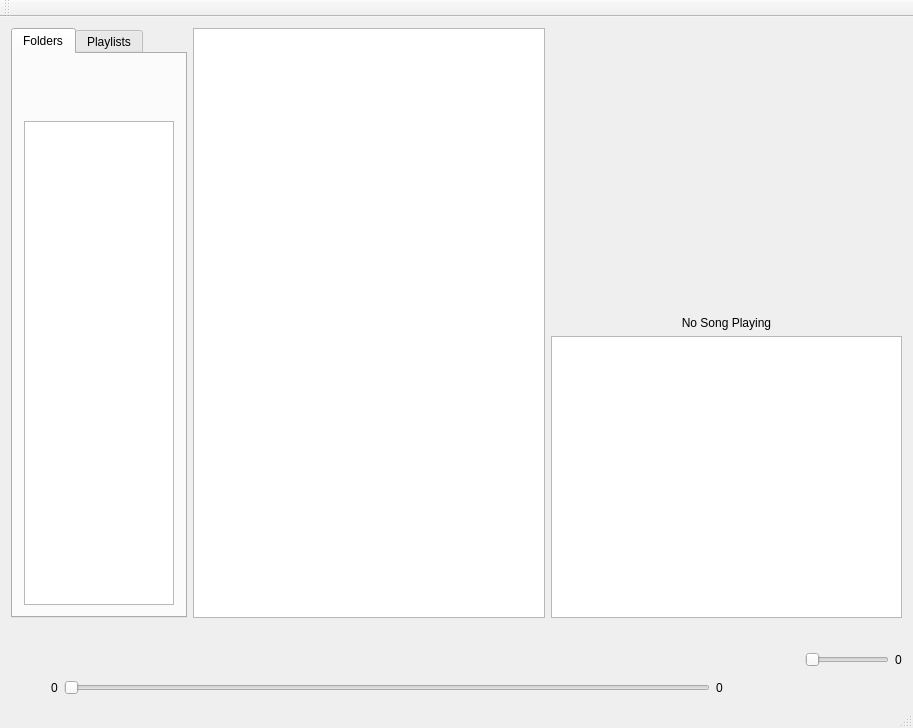
<?xml version="1.0" encoding="UTF-8"?>
<ui version="4.0">
 <class>ZenPlayerClass</class>
 <widget class="QMainWindow" name="ZenPlayerClass">
  <property name="geometry">
   <rect>
    <x>0</x>
    <y>0</y>
    <width>913</width>
    <height>728</height>
   </rect>
  </property>
  <property name="windowTitle">
   <string>ZenPlayer</string>
  </property>
  <widget class="QWidget" name="centralWidget">
   <layout class="QGridLayout" name="gridLayout">
    <item row="0" column="0">
     <layout class="QHBoxLayout" name="horizontalLayout_5">
      <item>
       <widget class="QTabWidget" name="tabWidget">
        <property name="sizePolicy">
         <sizepolicy hsizetype="Minimum" vsizetype="Expanding">
          <horstretch>0</horstretch>
          <verstretch>0</verstretch>
         </sizepolicy>
        </property>
        <property name="currentIndex">
         <number>0</number>
        </property>
        <widget class="QWidget" name="folderTab">
         <attribute name="title">
          <string>Folders</string>
         </attribute>
         <layout class="QVBoxLayout" name="verticalLayout_2">
          <item>
           <widget class="QPushButton" name="addFolderButton">
            <property name="sizePolicy">
             <sizepolicy hsizetype="Minimum" vsizetype="Fixed">
              <horstretch>0</horstretch>
              <verstretch>0</verstretch>
             </sizepolicy>
            </property>
            <property name="cursor">
             <cursorShape>PointingHandCursor</cursorShape>
            </property>
            <property name="toolTip">
             <string>Open Folder</string>
            </property>
            <property name="styleSheet">
             <string notr="true">border-radius: 25px;
width: 50px;
height: 50px</string>
            </property>
            <property name="text">
             <string/>
            </property>
            <property name="icon">
             <iconset resource="ZenPlayer.qrc">
              <normaloff>:/pics/pics/add.png</normaloff>:/pics/pics/add.png</iconset>
            </property>
            <property name="iconSize">
             <size>
              <width>50</width>
              <height>50</height>
             </size>
            </property>
           </widget>
          </item>
          <item>
           <widget class="QListWidget" name="foldersListWidget">
            <property name="sizePolicy">
             <sizepolicy hsizetype="Maximum" vsizetype="Expanding">
              <horstretch>0</horstretch>
              <verstretch>0</verstretch>
             </sizepolicy>
            </property>
            <property name="maximumSize">
             <size>
              <width>150</width>
              <height>16777215</height>
             </size>
            </property>
           </widget>
          </item>
         </layout>
        </widget>
        <widget class="QWidget" name="playlistTab">
         <attribute name="title">
          <string>Playlists</string>
         </attribute>
         <layout class="QVBoxLayout" name="verticalLayout_3">
          <item>
           <widget class="QPushButton" name="addPlaylistButton">
            <property name="sizePolicy">
             <sizepolicy hsizetype="Minimum" vsizetype="Fixed">
              <horstretch>0</horstretch>
              <verstretch>0</verstretch>
             </sizepolicy>
            </property>
            <property name="cursor">
             <cursorShape>PointingHandCursor</cursorShape>
            </property>
            <property name="toolTip">
             <string>Create Playlist</string>
            </property>
            <property name="styleSheet">
             <string notr="true">border-radius: 25px;
width: 50px;
height: 50px</string>
            </property>
            <property name="text">
             <string/>
            </property>
            <property name="icon">
             <iconset resource="ZenPlayer.qrc">
              <normaloff>:/pics/pics/add.png</normaloff>:/pics/pics/add.png</iconset>
            </property>
            <property name="iconSize">
             <size>
              <width>50</width>
              <height>50</height>
             </size>
            </property>
           </widget>
          </item>
          <item>
           <widget class="QListWidget" name="playlistListWidget">
            <property name="sizePolicy">
             <sizepolicy hsizetype="Maximum" vsizetype="Expanding">
              <horstretch>0</horstretch>
              <verstretch>0</verstretch>
             </sizepolicy>
            </property>
            <property name="maximumSize">
             <size>
              <width>150</width>
              <height>16777215</height>
             </size>
            </property>
           </widget>
          </item>
         </layout>
        </widget>
       </widget>
      </item>
      <item>
       <widget class="QListWidget" name="tracksListWidget">
        <property name="sizePolicy">
         <sizepolicy hsizetype="Expanding" vsizetype="Expanding">
          <horstretch>0</horstretch>
          <verstretch>0</verstretch>
         </sizepolicy>
        </property>
       </widget>
      </item>
      <item>
       <layout class="QVBoxLayout" name="verticalLayout_4">
        <item>
         <widget class="QLabel" name="trackPicLabel">
          <property name="sizePolicy">
           <sizepolicy hsizetype="MinimumExpanding" vsizetype="MinimumExpanding">
            <horstretch>0</horstretch>
            <verstretch>0</verstretch>
           </sizepolicy>
          </property>
          <property name="text">
           <string/>
          </property>
         </widget>
        </item>
        <item>
         <widget class="QLabel" name="trackInfoLabel">
          <property name="sizePolicy">
           <sizepolicy hsizetype="MinimumExpanding" vsizetype="Minimum">
            <horstretch>0</horstretch>
            <verstretch>0</verstretch>
           </sizepolicy>
          </property>
          <property name="text">
           <string>No Song Playing</string>
          </property>
          <property name="alignment">
           <set>Qt::AlignmentFlag::AlignCenter</set>
          </property>
         </widget>
        </item>
        <item>
         <widget class="QListWidget" name="queueListWidget">
          <property name="sizePolicy">
           <sizepolicy hsizetype="Expanding" vsizetype="Expanding">
            <horstretch>0</horstretch>
            <verstretch>0</verstretch>
           </sizepolicy>
          </property>
         </widget>
        </item>
       </layout>
      </item>
     </layout>
    </item>
    <item row="1" column="0">
     <layout class="QHBoxLayout" name="horizontalLayout_4">
      <item>
       <spacer name="horizontalSpacer_2">
        <property name="orientation">
         <enum>Qt::Orientation::Horizontal</enum>
        </property>
        <property name="sizeType">
         <enum>QSizePolicy::Policy::Minimum</enum>
        </property>
        <property name="sizeHint" stdset="0">
         <size>
          <width>40</width>
          <height>20</height>
         </size>
        </property>
       </spacer>
      </item>
      <item>
       <layout class="QVBoxLayout" name="verticalLayout">
        <item>
         <layout class="QHBoxLayout" name="horizontalLayout_3">
          <item>
           <spacer name="horizontalSpacer_3">
            <property name="orientation">
             <enum>Qt::Orientation::Horizontal</enum>
            </property>
            <property name="sizeHint" stdset="0">
             <size>
              <width>40</width>
              <height>20</height>
             </size>
            </property>
           </spacer>
          </item>
          <item>
           <widget class="QPushButton" name="shuffleButton">
            <property name="cursor">
             <cursorShape>PointingHandCursor</cursorShape>
            </property>
            <property name="toolTip">
             <string>Enable shuffle</string>
            </property>
            <property name="styleSheet">
             <string notr="true">border-radius: 15px;
width: 30px;
height: 30px;</string>
            </property>
            <property name="text">
             <string/>
            </property>
            <property name="icon">
             <iconset resource="ZenPlayer.qrc">
              <normaloff>:/pics/pics/cycle.png</normaloff>:/pics/pics/cycle.png</iconset>
            </property>
            <property name="iconSize">
             <size>
              <width>30</width>
              <height>30</height>
             </size>
            </property>
           </widget>
          </item>
          <item>
           <spacer name="horizontalSpacer_8">
            <property name="orientation">
             <enum>Qt::Orientation::Horizontal</enum>
            </property>
            <property name="sizeType">
             <enum>QSizePolicy::Policy::Fixed</enum>
            </property>
            <property name="sizeHint" stdset="0">
             <size>
              <width>10</width>
              <height>20</height>
             </size>
            </property>
           </spacer>
          </item>
          <item>
           <widget class="QPushButton" name="previousButton">
            <property name="enabled">
             <bool>false</bool>
            </property>
            <property name="cursor">
             <cursorShape>PointingHandCursor</cursorShape>
            </property>
            <property name="toolTip">
             <string>Previous</string>
            </property>
            <property name="styleSheet">
             <string notr="true">border-radius: 17.5px;
width: 35px;
height: 35px;</string>
            </property>
            <property name="text">
             <string/>
            </property>
            <property name="icon">
             <iconset resource="ZenPlayer.qrc">
              <normaloff>:/pics/pics/previous.png</normaloff>:/pics/pics/previous.png</iconset>
            </property>
            <property name="iconSize">
             <size>
              <width>35</width>
              <height>35</height>
             </size>
            </property>
           </widget>
          </item>
          <item>
           <spacer name="horizontalSpacer_7">
            <property name="orientation">
             <enum>Qt::Orientation::Horizontal</enum>
            </property>
            <property name="sizeType">
             <enum>QSizePolicy::Policy::Fixed</enum>
            </property>
            <property name="sizeHint" stdset="0">
             <size>
              <width>10</width>
              <height>20</height>
             </size>
            </property>
           </spacer>
          </item>
          <item>
           <widget class="QPushButton" name="playButton">
            <property name="enabled">
             <bool>false</bool>
            </property>
            <property name="cursor">
             <cursorShape>PointingHandCursor</cursorShape>
            </property>
            <property name="toolTip">
             <string>Play</string>
            </property>
            <property name="styleSheet">
             <string notr="true">border-radius: 25px;
width: 50px;
height: 50px;</string>
            </property>
            <property name="text">
             <string/>
            </property>
            <property name="icon">
             <iconset resource="ZenPlayer.qrc">
              <normaloff>:/pics/pics/play.png</normaloff>:/pics/pics/play.png</iconset>
            </property>
            <property name="iconSize">
             <size>
              <width>50</width>
              <height>50</height>
             </size>
            </property>
           </widget>
          </item>
          <item>
           <spacer name="horizontalSpacer_6">
            <property name="orientation">
             <enum>Qt::Orientation::Horizontal</enum>
            </property>
            <property name="sizeType">
             <enum>QSizePolicy::Policy::Fixed</enum>
            </property>
            <property name="sizeHint" stdset="0">
             <size>
              <width>10</width>
              <height>20</height>
             </size>
            </property>
           </spacer>
          </item>
          <item>
           <widget class="QPushButton" name="nextButton">
            <property name="enabled">
             <bool>false</bool>
            </property>
            <property name="cursor">
             <cursorShape>PointingHandCursor</cursorShape>
            </property>
            <property name="toolTip">
             <string>Next</string>
            </property>
            <property name="styleSheet">
             <string notr="true">border-radius: 17.5px;
width: 35px;
height: 35px;</string>
            </property>
            <property name="text">
             <string/>
            </property>
            <property name="icon">
             <iconset resource="ZenPlayer.qrc">
              <normaloff>:/pics/pics/next.png</normaloff>:/pics/pics/next.png</iconset>
            </property>
            <property name="iconSize">
             <size>
              <width>35</width>
              <height>35</height>
             </size>
            </property>
           </widget>
          </item>
          <item>
           <spacer name="horizontalSpacer_5">
            <property name="orientation">
             <enum>Qt::Orientation::Horizontal</enum>
            </property>
            <property name="sizeType">
             <enum>QSizePolicy::Policy::Fixed</enum>
            </property>
            <property name="sizeHint" stdset="0">
             <size>
              <width>10</width>
              <height>20</height>
             </size>
            </property>
           </spacer>
          </item>
          <item>
           <widget class="QPushButton" name="repeatButton">
            <property name="sizePolicy">
             <sizepolicy hsizetype="Minimum" vsizetype="Fixed">
              <horstretch>0</horstretch>
              <verstretch>0</verstretch>
             </sizepolicy>
            </property>
            <property name="cursor">
             <cursorShape>PointingHandCursor</cursorShape>
            </property>
            <property name="toolTip">
             <string>Enable repeat one</string>
            </property>
            <property name="styleSheet">
             <string notr="true">border-radius: 15px;
width: 30px;
height: 30px;</string>
            </property>
            <property name="text">
             <string/>
            </property>
            <property name="icon">
             <iconset resource="ZenPlayer.qrc">
              <normaloff>:/pics/pics/repeat-all.png</normaloff>:/pics/pics/repeat-all.png</iconset>
            </property>
            <property name="iconSize">
             <size>
              <width>30</width>
              <height>30</height>
             </size>
            </property>
           </widget>
          </item>
          <item>
           <spacer name="horizontalSpacer_4">
            <property name="orientation">
             <enum>Qt::Orientation::Horizontal</enum>
            </property>
            <property name="sizeHint" stdset="0">
             <size>
              <width>40</width>
              <height>20</height>
             </size>
            </property>
           </spacer>
          </item>
         </layout>
        </item>
        <item>
         <layout class="QHBoxLayout" name="horizontalLayout_2">
          <item>
           <widget class="QLabel" name="label">
            <property name="text">
             <string>0</string>
            </property>
           </widget>
          </item>
          <item>
           <widget class="QSlider" name="horizontalSlider_2">
            <property name="minimum">
             <number>1</number>
            </property>
            <property name="maximum">
             <number>100</number>
            </property>
            <property name="orientation">
             <enum>Qt::Orientation::Horizontal</enum>
            </property>
           </widget>
          </item>
          <item>
           <widget class="QLabel" name="label_2">
            <property name="text">
             <string>0</string>
            </property>
           </widget>
          </item>
         </layout>
        </item>
       </layout>
      </item>
      <item>
       <spacer name="horizontalSpacer">
        <property name="orientation">
         <enum>Qt::Orientation::Horizontal</enum>
        </property>
        <property name="sizeType">
         <enum>QSizePolicy::Policy::Minimum</enum>
        </property>
        <property name="sizeHint" stdset="0">
         <size>
          <width>40</width>
          <height>20</height>
         </size>
        </property>
       </spacer>
      </item>
      <item>
       <layout class="QHBoxLayout" name="horizontalLayout">
        <item>
         <widget class="QPushButton" name="muteButton">
          <property name="sizePolicy">
           <sizepolicy hsizetype="Minimum" vsizetype="Fixed">
            <horstretch>0</horstretch>
            <verstretch>0</verstretch>
           </sizepolicy>
          </property>
          <property name="cursor">
           <cursorShape>PointingHandCursor</cursorShape>
          </property>
          <property name="toolTip">
           <string>Mute</string>
          </property>
          <property name="toolTipDuration">
           <number>-1</number>
          </property>
          <property name="whatsThis">
           <string/>
          </property>
          <property name="styleSheet">
           <string notr="true">border-radius: 15px;
width: 30px;
height: 30px;</string>
          </property>
          <property name="text">
           <string/>
          </property>
          <property name="icon">
           <iconset resource="ZenPlayer.qrc">
            <normaloff>:/pics/pics/sound.png</normaloff>:/pics/pics/sound.png</iconset>
          </property>
          <property name="iconSize">
           <size>
            <width>30</width>
            <height>30</height>
           </size>
          </property>
          <property name="checkable">
           <bool>false</bool>
          </property>
         </widget>
        </item>
        <item>
         <widget class="QSlider" name="volumeSlider">
          <property name="enabled">
           <bool>true</bool>
          </property>
          <property name="sizePolicy">
           <sizepolicy hsizetype="Minimum" vsizetype="Fixed">
            <horstretch>0</horstretch>
            <verstretch>0</verstretch>
           </sizepolicy>
          </property>
          <property name="cursor">
           <cursorShape>PointingHandCursor</cursorShape>
          </property>
          <property name="maximum">
           <number>100</number>
          </property>
          <property name="orientation">
           <enum>Qt::Orientation::Horizontal</enum>
          </property>
         </widget>
        </item>
        <item>
         <widget class="QLabel" name="volumeLabel">
          <property name="text">
           <string>0</string>
          </property>
         </widget>
        </item>
       </layout>
      </item>
     </layout>
    </item>
   </layout>
  </widget>
  <widget class="QMenuBar" name="menuBar">
   <property name="geometry">
    <rect>
     <x>0</x>
     <y>0</y>
     <width>913</width>
     <height>33</height>
    </rect>
   </property>
  </widget>
  <widget class="QToolBar" name="mainToolBar">
   <attribute name="toolBarArea">
    <enum>TopToolBarArea</enum>
   </attribute>
   <attribute name="toolBarBreak">
    <bool>false</bool>
   </attribute>
  </widget>
  <widget class="QStatusBar" name="statusBar"/>
 </widget>
 <layoutdefault spacing="6" margin="11"/>
 <resources>
  <include location="ZenPlayer.qrc"/>
 </resources>
 <connections/>
</ui>
